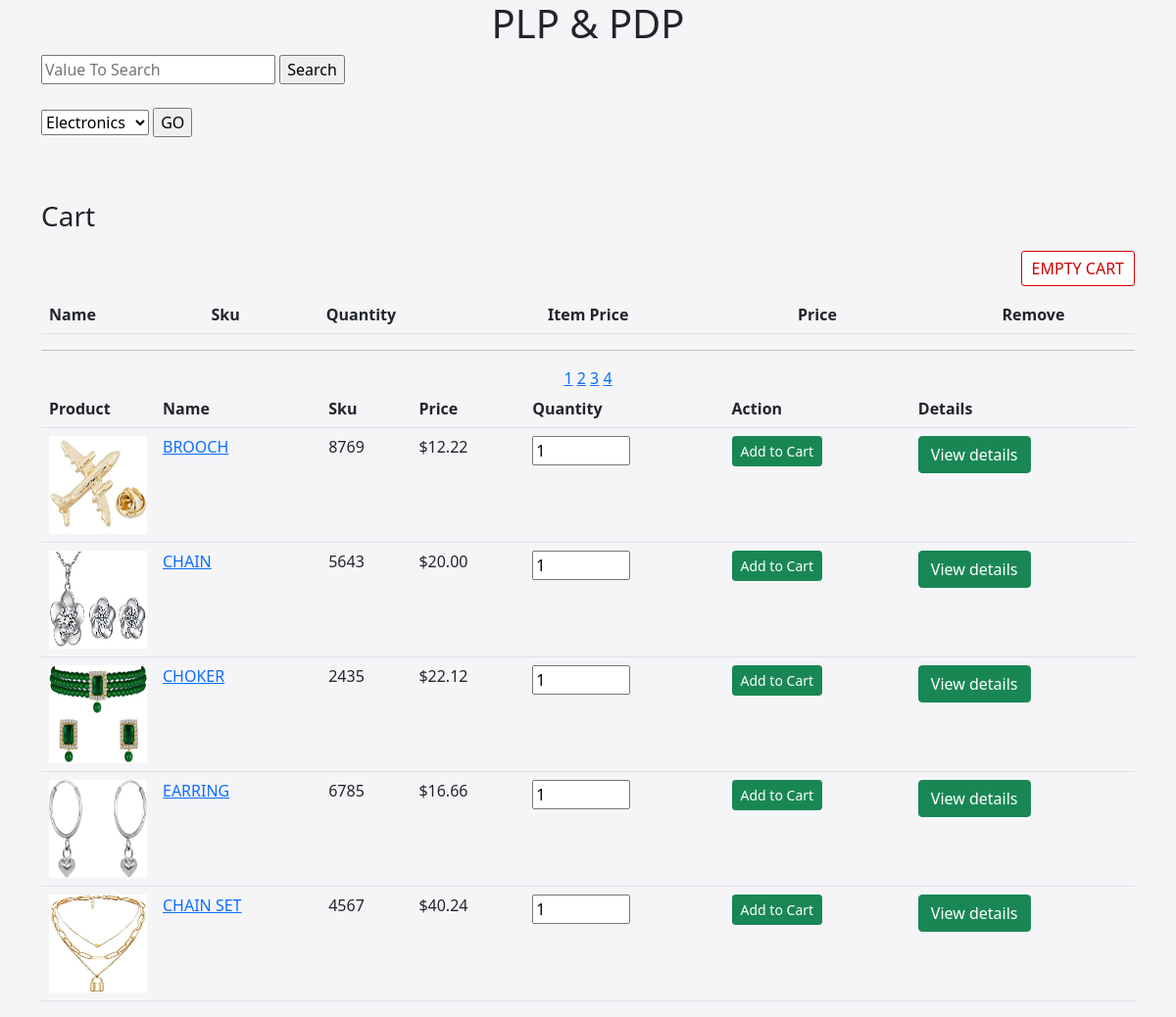
The page / on the database its author committed.
### tables this page shows
CREATE TABLE products(
  Id int(8) PRIMARY KEY,
  Name varchar(30) NOT NULL,
  Sku int(10) NOT NULL,
  Price double(10,2) NOT NULL,
  Description varchar(500) NOT NULL,
  image text NOT NULL
);

### function.php (the view, shortened to what this page needs)
<?php include 'Db.php' ?>
<?php
function pagination()
{
    global $connection;
    $results_per_page = 5;
    if(isset($_POST['search']))
    {
        $valueToSearch = $_POST['valueToSearch'];
        $query = "SELECT * FROM `products` WHERE CONCAT(`Id`, `Name`, `Sku`, `Price`,`Description`,`Image`) LIKE '%".$valueToSearch."%'";
        $search_result = mysqli_query($connection, $query);
    }
     else
    {
        $query = "SELECT * FROM `products`";
        $search_result = mysqli_query($connection, $query);
    }
    $resultArr=[];
    array_push($resultArr,...$search_result);
    $number_of_results = mysqli_num_rows($search_result);
    $number_of_pages = $number_of_results / $results_per_page;
    if (!isset($_GET['page'])) {
         $page = 1;
    }
    else
    {
    $page = $_GET['page'];
    }
    $this_page_first_result = ($page - 1) * $results_per_page;
    $resultArr = array_slice($resultArr, $this_page_first_result, $results_per_page);
    foreach($resultArr as $row)
    { ?>
      <form action="index.php?action=Add&Id=<?=$row['Id']; ?>" method="post">
          <tr>
                  <td id="product-image"><a href="details.php?Id=<?=$row['Id']; ?>"><img src="<?php echo $row["image"]; ?>"width="100" height="100"> </a></td>
                  <td><a href="details.php?Id=<?=$row['Id']; ?>"><?=$row['Name']; ?></a></td>
                  <td><?php echo $row['Sku']; ?></td>
                  <td>$<?=number_format($row['Price'], 2); ?></td>
                  <td> <input type="number" Name="quantity" value="1" min=1 max=1000 oninput="this.value = Math.abs(this.value)" class="number"></td>
                  <td><input type="submit" value="Add to Cart" class="btn btn-success btn-sm"></td>
                  <td><a href="details.php?Id=<?=$row['Id']; ?>" class ="btn btn-success">View details</a></td>
              </div>
          </div>
    </form>
    <center>
    <?php
    }
    for ($page = 1;$page <= $number_of_pages;$page++)
    {
        echo '<a "  href="index.php?page=' . $page . '">' . $page . '</a> ';
    }
} ?>

### index.php (shortened to what this page needs)
<?php include "function.php"; ?>
<html>
<head>
    <link rel="stylesheet" href="css/index.css">
    <link href="https://cdn.jsdelivr.net/npm/bootstrap@5.0.1/dist/css/bootstrap.min.css" rel="stylesheet" >
</head>
<body class="body">
    <div class="container">
        <div>
        <h1 align="center">PLP & PDP</h1>
        </div>
        <div>
        <form action="index.php" method="post">
            <input type="text" name="valueToSearch" placeholder="Value To Search">
            <input type="submit" name="search" value="Search"><br><br>
<div class="float:right">
   <form action="" method="post">
    <select name="link">
       <option value="http://localhost/plp-pdp/index.php?page=4" selected>Electronics</option>
    </select>
    <input type="submit" name="redirect" value="GO" />
</form>
</div><br><br>
        <div class="float-right">
        <table  class="table">
        <h3> Cart </h3>
            <tbody>
            <tr>
                <th class="text-left">Name</th>
                <th class="text-left">Sku</th>
                <th class="text-right">Quantity</th>
                <th class="text-right">Item Price</th>
                <th class="text-right">Price</th>
                <th class="text-center">Remove</th>
            </tr>
            <a id="btnEmpty" href="index.php?action=empty">EMPTY CART</a>
            </tbody>
        </table>
    </div>
    <div class="float-lg-left" class="col-md-3">
            <table id="myTable" class="table  ">
                <tr >
                    <th>Product</th>
                    <th>Name</th>
                    <th>Sku</th>
                    <th>Price</th>
                    <th>Quantity</th>
                    <th>Action</th>
                    <th>Details</th>
                </tr>
                <hr>
                <?php
                pagination();
                ?>
</body>
</html>

### css/index.css (style rules this page uses)
.number { width: 100px; height: 30px; }
.body { background-color: #f5f5f8; }
#product-image { width: 100px; height: 100px; }
#btnEmpty { background-color: #ffffff; border: #d00000 1px solid; padding: 5px 10px; color: #d00000; float: right; text-decoration: none; border-radius: 3px; margin: 10px 0px; }

### rows shown on the page
products: image (picture), Name "BROOCH", Sku "8769", Price "12.22"
products: image (picture), Name "CHAIN", Sku "5643", Price "20.00"
products: image (picture), Name "CHOKER", Sku "2435", Price "22.12"
products: image (picture), Name "EARRING", Sku "6785", Price "16.66"
products: image (picture), Name "CHAIN SET", Sku "4567", Price "40.24"
